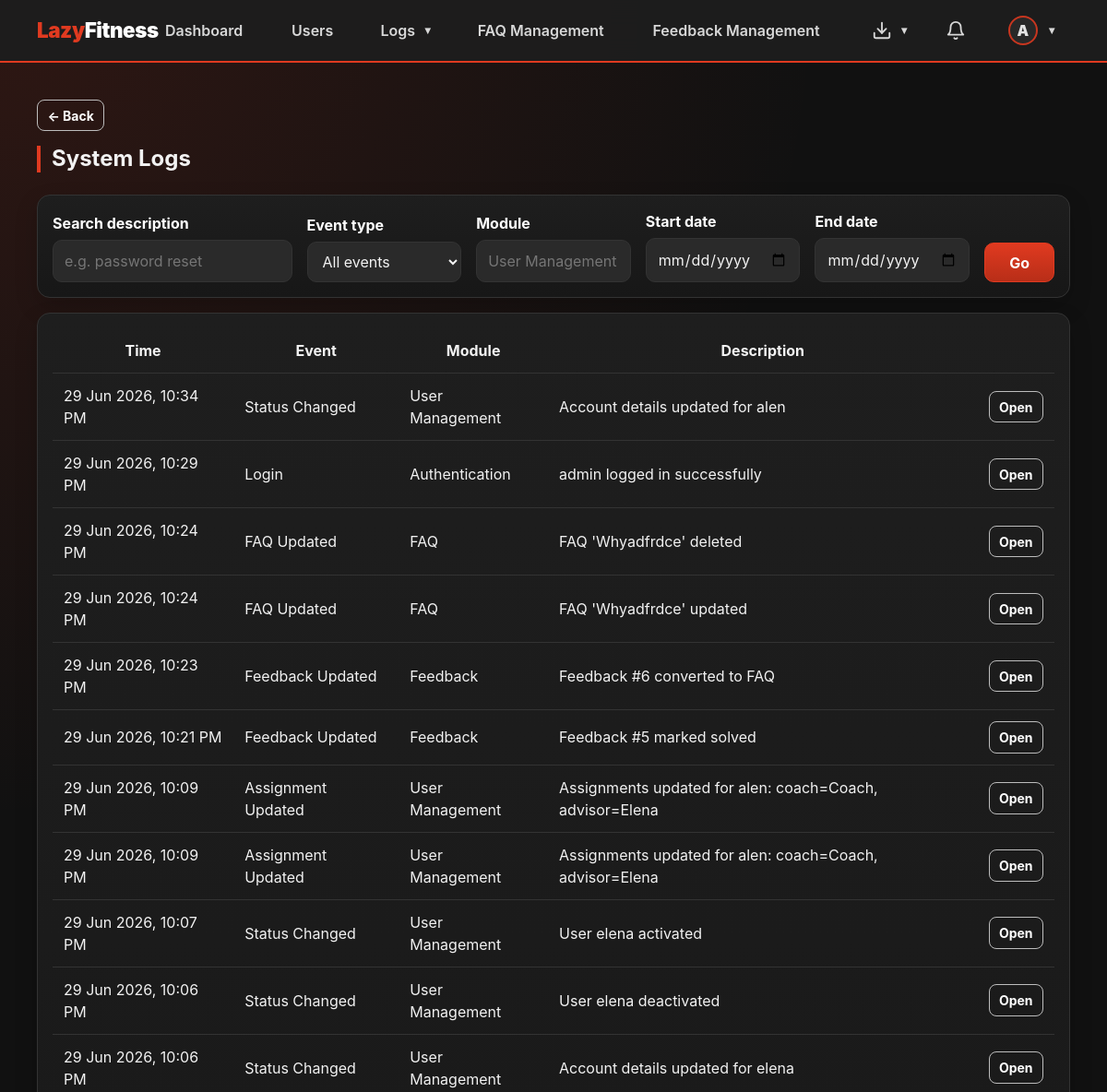
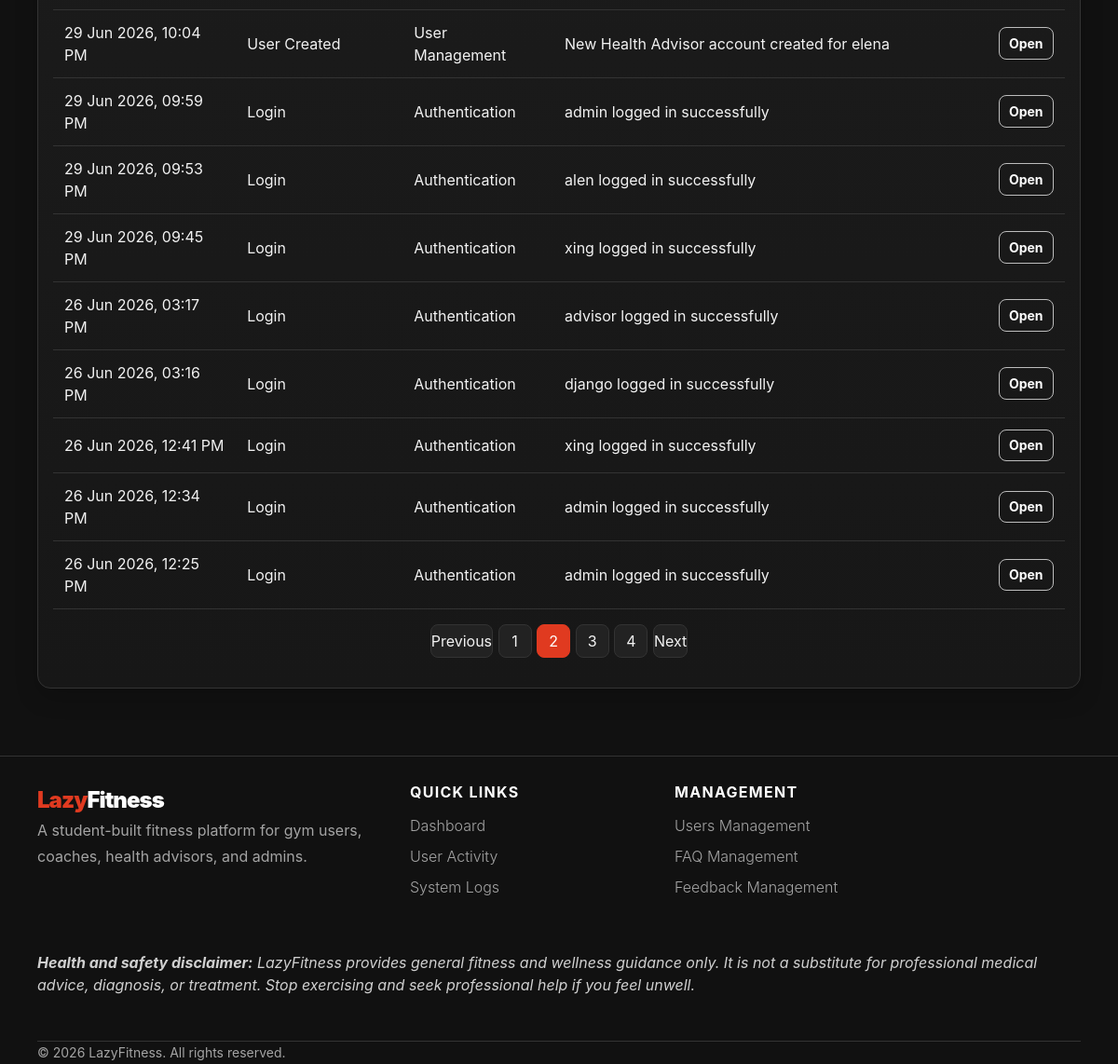
The app's page /admin-panel/logs/?page=2 (signed in) with its own data (2 pictures, top to bottom).
### apps/accounts/models.py (models this page shows, shortened)
class User(AbstractBaseUser, PermissionsMixin):
    ROLE_CHOICES = [
        ('gym_user',       'Gym User'),
        ('fitness_coach',  'Fitness Coach'),
        ('health_advisor', 'Health Advisor'),
        ('admin',          'Admin'),
    ]
    username_validator = RegexValidator(
        regex=r'^[\w.@+-]+$',
        message='Username may contain letters, numbers, and @/./+/-/_ characters only.',
    )
    username    = models.CharField(max_length=150, unique=True, validators=[username_validator])
    email       = models.EmailField(unique=True)
    profile_picture = models.ImageField(
        upload_to='profile_pictures/',
        blank=True,
        null=True,
        help_text='Optional profile picture used across LazyFitness.',
    )
    role        = models.CharField(max_length=20, choices=ROLE_CHOICES)
    is_active   = models.BooleanField(default=True)   # userStatus
    is_staff    = models.BooleanField(default=False)
    date_joined = models.DateTimeField(auto_now_add=True)
    USERNAME_FIELD  = 'username'
    REQUIRED_FIELDS = ['email', 'role']
    objects = UserManager()
    @property
    def display_name(self):
        profile_fields = [
            ('gymuser', 'user_name'),
            ('coach', 'coach_name'),
            ('healthadvisor', 'advisor_name'),
            ('adminprofile', 'admin_name'),
        ]
        for relation, field in profile_fields:
            try:
                profile = getattr(self, relation)
            except Exception:
                profile = None
            value = getattr(profile, field, '') if profile else ''
            if value:
                return value
        return self.username or self.email
    @property
    def avatar_initial(self):
        name = self.display_name or self.username or self.email or '?'
        return name.strip()[:1].upper()
    @property
    def is_gym_user(self):
        return self.role == 'gym_user'
    @property
    def is_coach(self):
        return self.role == 'fitness_coach'
    @property
    def is_health_advisor(self):
        return self.role == 'health_advisor'
    @property
    def is_admin_user(self):
        return self.role == 'admin'

### apps/admin_panel/models.py (models this page shows, shortened)
class AdminProfile(models.Model):
    user = models.OneToOneField(User, on_delete=models.CASCADE, primary_key=True)
    admin_name = models.CharField(max_length=255)

class SystemLog(models.Model):
    EVENT_CHOICES = [
        ('user_created', 'User Created'),
        ('user_deleted', 'User Deleted'),
        ('status_changed', 'Status Changed'),
        ('assignment_updated', 'Assignment Updated'),
        ('password_reset', 'Password Reset'),
        ('login', 'Login'),
        ('faq_updated', 'FAQ Updated'),
        ('feedback_updated', 'Feedback Updated'),
        ('export', 'CSV Export'),
    ]
    event = models.CharField(max_length=30, choices=EVENT_CHOICES)
    description = models.TextField()
    performed_by = models.ForeignKey(User, on_delete=models.SET_NULL, null=True, related_name='system_logs')
    timestamp = models.DateTimeField(auto_now_add=True)
    module = models.CharField(max_length=100, blank=True)
    class Meta:
        ordering = ['-timestamp']

### apps/admin_panel/views.py (the view)
# urls.py: path('logs/', views.system_log_list, name='system_log_list'),
@admin_required
def system_log_list(request):
    logs = SystemLog.objects.select_related('performed_by').all()
    event_filter = request.GET.get('event', '')
    module_filter = request.GET.get('module', '').strip()
    search = request.GET.get('q', '').strip()
    start = request.GET.get('start', '')
    end = request.GET.get('end', '')
    if event_filter:
        logs = logs.filter(event=event_filter)
    if module_filter:
        logs = logs.filter(module__icontains=module_filter)
    if search:
        logs = logs.filter(
            Q(description__icontains=search) |
            Q(performed_by__username__icontains=search) |
            Q(performed_by__email__icontains=search)
        )
    if parse_date(start):
        logs = logs.filter(timestamp__date__gte=parse_date(start))
    if parse_date(end):
        logs = logs.filter(timestamp__date__lte=parse_date(end))
    page_obj, page_query = paginate(request, logs, per_page=20)
    return render(request, 'admin_panel/system_log_list.html', {
        'logs': page_obj.object_list,
        'page_obj': page_obj,
        'page_query': page_query,
        'event_choices': SystemLog.EVENT_CHOICES,
        'event_filter': event_filter,
        'module_filter': module_filter,
        'search': search,
        'start': start,
        'end': end
    })

### apps/gym_user/messaging.py (called while the page is built)
def unread_count_for_user(user, conversations=None):
    qs = Message.objects.exclude(sender=user).exclude(read_by=user)
    if conversations is not None:
        qs = qs.filter(conversation__in=conversations)
    else:
        qs = qs.filter(conversation__participants=user)
    return qs.distinct().count()

### lazyfitness/view_helpers.py (called while the page is built)
def paginate(request, queryset_or_list, per_page=10):
    paginator = Paginator(queryset_or_list, per_page)
    page_obj = paginator.get_page(request.GET.get('page'))
    params = request.GET.copy()
    params.pop('page', None)
    return page_obj, params.urlencode()

def role_fallback_url(user):
    if getattr(user, 'is_authenticated', False):
        if getattr(user, 'role', '') == 'gym_user':
            return reverse('gym_user:dashboard')
        if getattr(user, 'role', '') == 'fitness_coach':
            return reverse('coach:dashboard')
        if getattr(user, 'role', '') == 'health_advisor':
            return reverse('health_advisor:dashboard')
        if getattr(user, 'role', '') == 'admin':
            return reverse('admin_panel:dashboard')
    return reverse('landing')

### templates/admin_panel/system_log_list.html (shortened to what this page needs)
{% extends "shared/base.html" %}
{% block content %}
<h2 class="section-title">System Logs</h2>
<div class="card p-3 mb-3">
  <form method="get" class="row g-2 align-items-end">
    <div class="col-md-3"><label class="form-label" for="q">Search description</label><input id="q" class="form-control" name="q" value="{{ search }}" placeholder="e.g. password reset"></div>
    <div class="col-md-2"><label class="form-label" for="event">Event type</label><select id="event" class="form-select" name="event"><option value="">All events</option></select></div>
    <div class="col-md-2"><label class="form-label" for="module">Module</label><input id="module" class="form-control" name="module" value="{{ module_filter }}" placeholder="User Management"></div>
    <div class="col-md-2"><label class="form-label" for="start">Start date</label><input id="start" class="form-control" type="date" name="start" value="{{ start }}"></div>
    <div class="col-md-2"><label class="form-label" for="end">End date</label><input id="end" class="form-control" type="date" name="end" value="{{ end }}"></div>
    <div class="col-md-1"><button class="btn btn-primary w-100">Go</button></div>
  </form>
</div>
<div class="card p-3"><div class="table-responsive"><table class="table table-dark table-hover"><thead><tr><th>Time</th><th>Event</th><th>Module</th><th>Description</th><th></th></tr></thead><tbody>{% for log in logs %}<tr><td>{{ log.timestamp|date:"d M Y, h:i A" }}</td><td>{{ log.get_event_display }}</td><td>{{ log.module|default:"—" }}</td><td>{{ log.description|truncatewords:12 }}</td><td><a class="btn btn-sm btn-outline-light" href="{% url 'admin_panel:system_log_detail' log.id %}">Open</a></td></tr>{% empty %}<tr><td colspan="5" class="text-center text-secondary">No logs found.</td></tr>{% endfor %}</tbody></table></div>{% include 'shared/pagination.html' %}</div>
{% endblock %}

### templates/shared/base.html (shortened to what this page needs)
{% load static %}
<!DOCTYPE html>
<html lang="en">
<head>
  <link href="{% static 'css/lazyfitness.css' %}" rel="stylesheet">
</head>
<body>
<nav class="navbar navbar-expand-lg navbar-dark sticky-top" aria-label="Primary navigation">
  <div class="container nav-container">
    {% if user.is_authenticated %}
      {% if user.is_gym_user %}
        <a class="navbar-brand" href="{% url 'gym_user:dashboard' %}">Lazy<span class="text-white">Fitness</span></a>
      {% elif user.is_coach %}
        <a class="navbar-brand" href="{% url 'coach:dashboard' %}">Lazy<span class="text-white">Fitness</span></a>
      {% elif user.is_health_advisor %}
        <a class="navbar-brand" href="{% url 'health_advisor:dashboard' %}">Lazy<span class="text-white">Fitness</span></a>
      {% elif user.is_admin_user %}
        <a class="navbar-brand" href="{% url 'admin_panel:dashboard' %}">Lazy<span class="text-white">Fitness</span></a>
      {% else %}
        <a class="navbar-brand" href="{% url 'landing' %}">Lazy<span class="text-white">Fitness</span></a>
      {% endif %}
    {% else %}
      <a class="navbar-brand" href="{% url 'landing' %}">Lazy<span class="text-white">Fitness</span></a>
    {% endif %}
    <div class="navbar-collapse collapse" id="nav">
      {% if user.is_authenticated %}
        <ul class="navbar-nav main-nav mx-auto align-items-lg-center justify-content-lg-center flex-grow-1 gap-lg-4 px-lg-3 flex-nowrap">
          {% if user.is_gym_user %}
            <li class="nav-item"><a class="nav-link" href="{% url 'gym_user:dashboard' %}">Dashboard</a></li>
            <li class="nav-item dropdown profile-hover-dropdown">
              <a class="nav-link dropdown-toggle" href="#" data-lf-toggle="dropdown" data-submenu-title="My Fitness" role="button" aria-expanded="false">My Fitness</a>
              <ul class="dropdown-menu dropdown-menu-dark profile-centered-menu">
                <li><a class="dropdown-item" href="{% url 'gym_user:goal_list' %}">Goals</a></li>
                <li><a class="dropdown-item" href="{% url 'gym_user:workout_select' %}">Workouts</a></li>
                <li><a class="dropdown-item" href="{% url 'gym_user:schedule' %}">Schedule</a></li>
                <li><a class="dropdown-item" href="{% url 'gym_user:progress' %}">Progress</a></li>
              </ul>
            </li>
            <li class="nav-item"><a class="nav-link" href="{% url 'gym_user:recommendation_list' %}">Health Recommendations</a></li>
            <li class="nav-item"><a class="nav-link" href="{% url 'accounts:submit_feedback' %}">Feedback</a></li>
            <li class="nav-item"><a class="nav-link" href="{% url 'faq_public' %}">FAQ</a></li>
          {% elif user.is_admin_user %}
            <li class="nav-item"><a class="nav-link" href="{% url 'admin_panel:dashboard' %}">Dashboard</a></li>
            <li class="nav-item"><a class="nav-link" href="{% url 'admin_panel:user_list' %}">Users</a></li>
            <li class="nav-item dropdown profile-hover-dropdown">
              <a class="nav-link dropdown-toggle" href="#" data-lf-toggle="dropdown" data-submenu-title="Logs" role="button" aria-expanded="false">Logs</a>
            </li>
            <li class="nav-item"><a class="nav-link" href="{% url 'admin_panel:faq_list' %}">FAQ Management</a></li>
            <li class="nav-item"><a class="nav-link" href="{% url 'admin_panel:feedback_list' %}">Feedback Management</a></li>
          {% endif %}
        </ul>
        <ul class="navbar-nav nav-actions ms-lg-auto align-items-center gap-2 gap-lg-3 flex-row flex-nowrap justify-content-end">
          {% if user.is_admin_user %}
            <li class="nav-item dropdown profile-hover-dropdown ms-2">
              <a class="nav-link nav-icon-link dropdown-toggle" href="#" data-lf-toggle="dropdown" data-submenu-title="Exports" role="button" aria-expanded="false" aria-label="Exports">
                <div class="icon-wrapper">
                  <svg width="22" height="22" viewBox="0 0 24 24" fill="none" stroke="currentColor" stroke-width="2" stroke-linecap="round" stroke-linejoin="round">
                    <path d="M21 15v4a2 2 0 0 1-2 2H5a2 2 0 0 1-2-2v-4"></path>
                    <polyline points="7 10 12 15 17 10"></polyline>
                    <line x1="12" y1="15" x2="12" y2="3"></line>
                  </svg>
                </div>
              </a>
            </li>
          {% endif %}
          <li class="nav-item">
            <a class="nav-link nav-icon-link" href="{% url 'accounts:notifications' %}" title="Notifications">
              <div class="icon-wrapper">
                <svg width="22" height="22" viewBox="0 0 24 24" fill="none" stroke="currentColor" stroke-width="2" stroke-linecap="round" stroke-linejoin="round"><path d="M18 8A6 6 0 0 0 6 8c0 7-3 9-3 9h18s-3-2-3-9"></path><path d="M13.73 21a2 2 0 0 1-3.46 0"></path></svg>
              </div>
            </a>
          </li>
          <li class="nav-item dropdown profile-hover-dropdown ms-1 flex-shrink-0">
            <a class="nav-link d-flex align-items-center gap-2 dropdown-toggle" href="#" role="button" data-lf-toggle="dropdown" data-submenu-title="Account" aria-expanded="false" aria-label="Account">
              {% if user.profile_picture %}
                <img src="{{ user.profile_picture.url }}" alt="{{ user.username }} profile picture" class="rounded-circle avatar-sm">
              {% else %}
                <span class="avatar-initial-sm">{{ user.avatar_initial }}</span>
              {% endif %}
            </a>
          </li>
        </ul>
      {% endif %}
    </div>
  </div>
</nav>
<main class="container mt-4 pb-5">
  {% if user.is_authenticated %}
    <div class="mb-3">
      <button class="btn btn-outline-light btn-sm" type="button" data-lf-back data-fallback="{{ nav_back_fallback|default:'/' }}">← Back</button>
    </div>
  {% endif %}
  {% block content %}{% endblock %}
</main>
<footer class="site-footer py-5 mt-4">
  <div class="container">
    <div class="row gy-4">
      <div class="col-lg-6 col-md-12 footer-brand">
        <div class="footer-logo">Lazy<span>Fitness</span></div>
        <p class="footer-copy text-muted pe-lg-5">A student-built fitness platform for gym users, coaches, health advisors, and admins.</p>
      </div>
      {% if user.is_authenticated %}
        <div class="col-lg-3 col-md-6">
          <h5 class="footer-heading">Quick Links</h5>
          <ul class="footer-links">
            {% if user.is_gym_user %}
              <li class="footer-link"><a href="{% url 'gym_user:dashboard' %}">Dashboard</a></li>
              <li class="footer-link"><a href="{% url 'gym_user:workout_select' %}">Workouts</a></li>
              <li class="footer-link"><a href="{% url 'gym_user:schedule' %}">Schedule</a></li>
              <li class="footer-link"><a href="{% url 'gym_user:progress' %}">Progress</a></li>
              <li class="footer-link"><a href="{% url 'gym_user:recommendation_list' %}">Health Recommendations</a></li>
            {% elif user.is_admin_user %}
              <li class="footer-link"><a href="{% url 'admin_panel:dashboard' %}">Dashboard</a></li>
              <li class="footer-link"><a href="{% url 'admin_panel:login_activity_list' %}">User Activity</a></li>
              <li class="footer-link"><a href="{% url 'admin_panel:system_log_list' %}">System Logs</a></li>
            {% endif %}
          </ul>
        </div>
        <div class="col-lg-3 col-md-6">
          {% if user.is_admin_user %}
            <h5 class="footer-heading">Management</h5>
            <ul class="footer-links">
              <li class="footer-link"><a href="{% url 'admin_panel:user_list' %}">Users Management</a></li>
              <li class="footer-link"><a href="{% url 'admin_panel:faq_list' %}">FAQ Management</a></li>
              <li class="footer-link"><a href="{% url 'admin_panel:feedback_list' %}">Feedback Management</a></li>
            </ul>
          {% else %}
            <h5 class="footer-heading">Support</h5>
            <ul class="footer-links">
              <li class="footer-link"><a href="{% url 'accounts:submit_feedback' %}">Feedback</a></li>
              <li class="footer-link"><a href="{% url 'faq_public' %}">FAQ</a></li>
            </ul>
          {% endif %}
        </div>
      {% endif %}
    </div>
    <div class="lf-footer-disclaimer py-4 mt-4"><i>
        <strong>Health and safety disclaimer:</strong>
        LazyFitness provides general fitness and wellness guidance only. It is not a substitute for professional medical advice, diagnosis, or treatment. Stop exercising and seek professional help if you feel unwell.
    </i></div>
    <div class="footer-bottom mt-4 pt-4 border-top">
      <p class="footer-copy small mb-0">© {% now "Y" %} LazyFitness. All rights reserved.</p>
    </div>
  </div>
</footer>
</body>
</html>

### records on screen
User: avatar_initial "A"
SystemLog: timestamp "29 Jun 2026, 10:34 PM", event "Status Changed", module "User Management", description "Account details updated for alen"
SystemLog: timestamp "29 Jun 2026, 10:29 PM", event "Login", module "Authentication", description "admin logged in successfully"
SystemLog: timestamp "29 Jun 2026, 10:24 PM", event "FAQ Updated", module "FAQ", description "FAQ 'Whyadfrdce' deleted"
SystemLog: timestamp "29 Jun 2026, 10:24 PM", event "FAQ Updated", module "FAQ", description "FAQ 'Whyadfrdce' updated"
SystemLog: timestamp "29 Jun 2026, 10:23 PM", event "Feedback Updated", module "Feedback", description "Feedback #6 converted to FAQ"
SystemLog: timestamp "29 Jun 2026, 10:21 PM", event "Feedback Updated", module "Feedback", description "Feedback #5 marked solved"
SystemLog: timestamp "29 Jun 2026, 10:09 PM", event "Assignment Updated", module "User Management", description "Assignments updated for alen: coach=Coach, advisor=Elena"
SystemLog: timestamp "29 Jun 2026, 10:09 PM", event "Assignment Updated", module "User Management", description "Assignments updated for alen: coach=Coach, advisor=Elena"
SystemLog: timestamp "29 Jun 2026, 10:07 PM", event "Status Changed", module "User Management", description "User elena activated"
SystemLog: timestamp "29 Jun 2026, 10:06 PM", event "Status Changed", module "User Management", description "User elena deactivated"
SystemLog: timestamp "29 Jun 2026, 10:06 PM", event "Status Changed", module "User Management", description "Account details updated for elena"
SystemLog: timestamp "29 Jun 2026, 10:04 PM", event "User Created", module "User Management", description "New Health Advisor account created for elena"
SystemLog: timestamp "29 Jun 2026, 09:59 PM", event "Login", module "Authentication", description "admin logged in successfully"
SystemLog: timestamp "29 Jun 2026, 09:53 PM", event "Login", module "Authentication", description "alen logged in successfully"
SystemLog: timestamp "29 Jun 2026, 09:45 PM", event "Login", module "Authentication", description "xing logged in successfully"
SystemLog: timestamp "26 Jun 2026, 03:17 PM", event "Login", module "Authentication", description "advisor logged in successfully"
SystemLog: timestamp "26 Jun 2026, 03:16 PM", event "Login", module "Authentication", description "django logged in successfully"
SystemLog: timestamp "26 Jun 2026, 12:41 PM", event "Login", module "Authentication", description "xing logged in successfully"
SystemLog: timestamp "26 Jun 2026, 12:34 PM", event "Login", module "Authentication", description "admin logged in successfully"
SystemLog: timestamp "26 Jun 2026, 12:25 PM", event "Login", module "Authentication", description "admin logged in successfully"

### other values on screen
{{ num }} "1" "3" "4"
{{ num }} "2"
